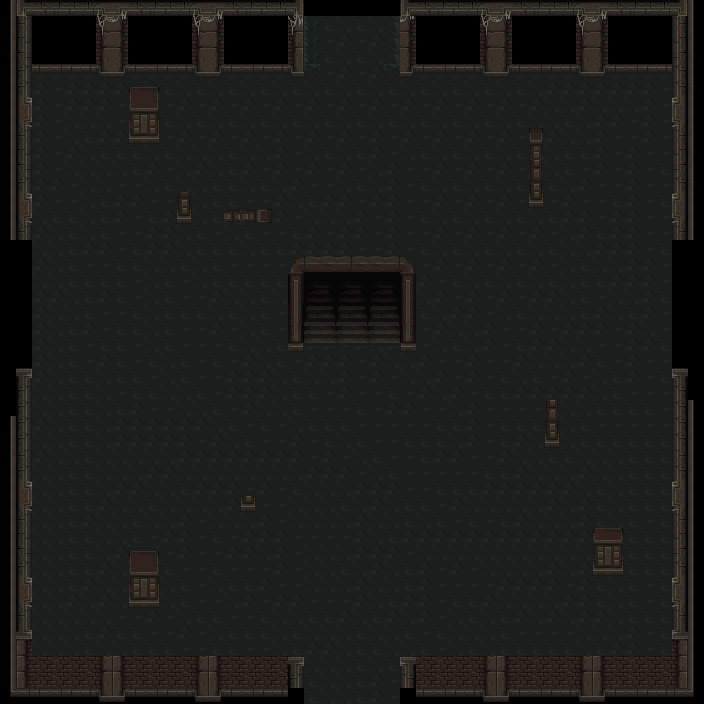

A level layout from a 2D game, rendered from its tile map. Below: a short description, then the map file with tile-grid data replaced by summaries:
An orthogonal 44x44 tile map with 16x16 px tiles, 4 tile layers (флажки, пол, стены, проходящие_стены).

<map version="1.9" tiledversion="1.9.2" orientation="orthogonal" renderorder="right-down" width="44" height="44" tilewidth="16" tileheight="16" infinite="0" nextlayerid="5" nextobjectid="1">
 <tileset firstgid="1" source="mainlevbuild.tsx" />
 <layer id="4" name="флажки" width="44" height="44">
  <data>[1936 cells, 4 non-empty, 3 distinct tile ids]</data>
 </layer>
 <layer id="2" name="пол" width="44" height="44">
  <data>[1936 cells, 1540 non-empty, 10 distinct tile ids]</data>
 </layer>
 <layer id="1" name="стены" width="44" height="44">
  <data>[1936 cells, 326 non-empty, 92 distinct tile ids]</data>
 </layer>
 <layer id="3" name="проходящие_стены" width="44" height="44">
  <data>[1936 cells, 95 non-empty, 28 distinct tile ids]</data>
 </layer>
</map>
